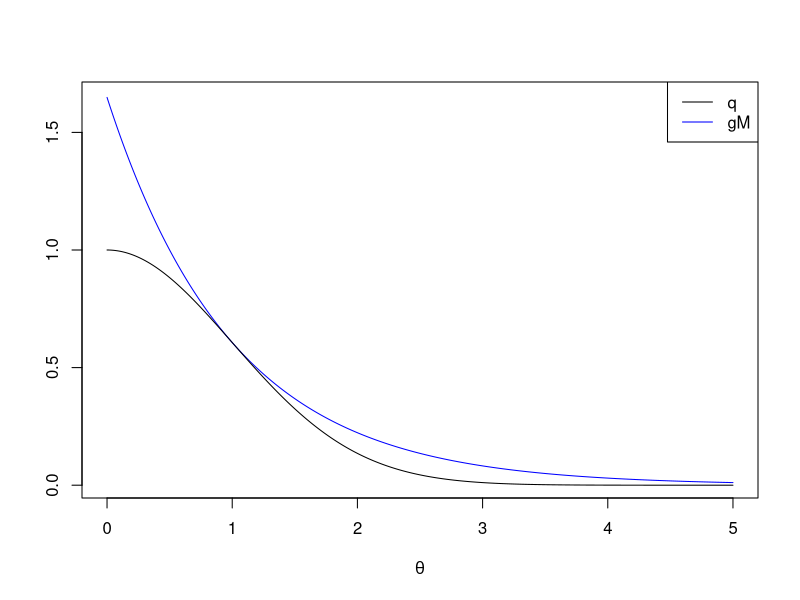
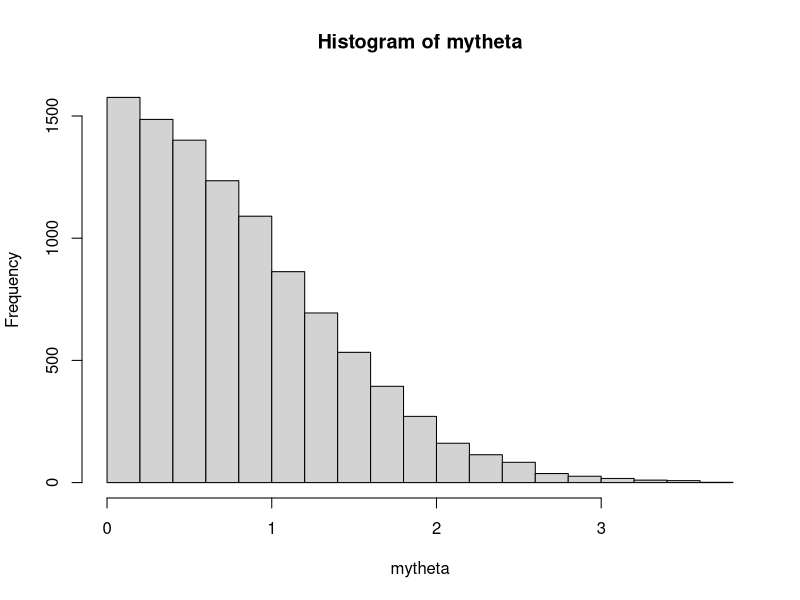
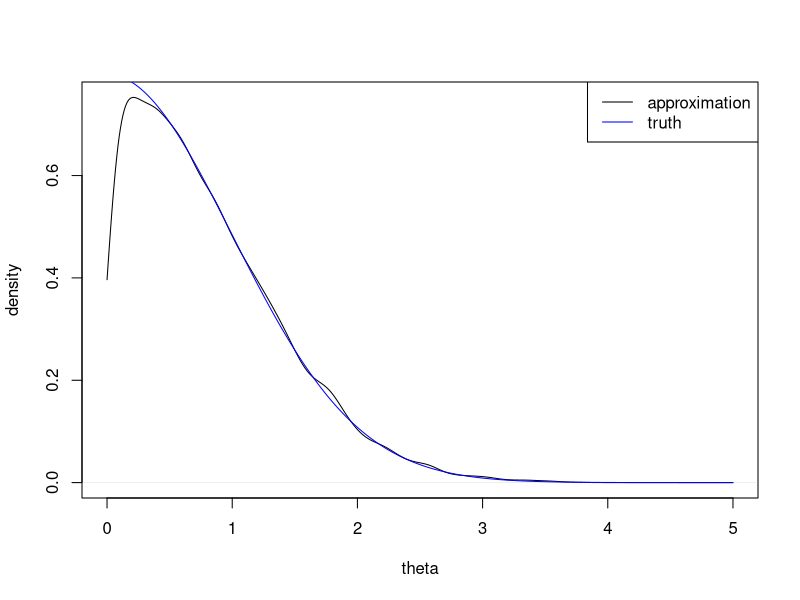
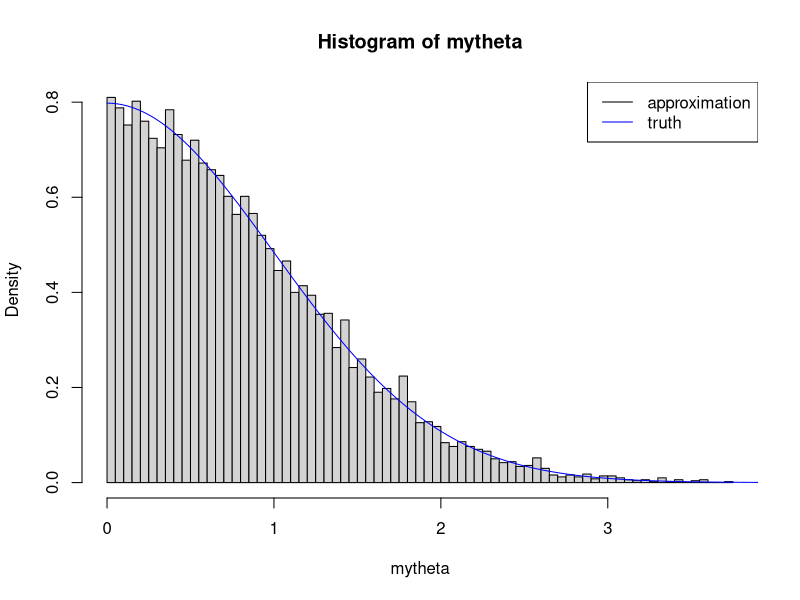
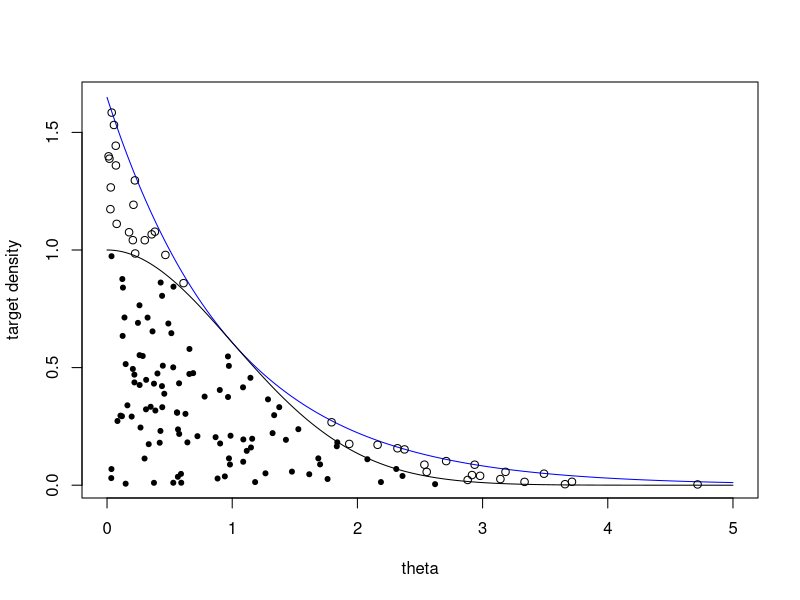

Here is the R script that generated these plots, in order:
### Sampling from a folded normal N(0, 1).
### If y ~ N(0, 1), then |y| is a folded normal

### q(theta | y) = exp(-theta^2/2)
### this looks like a standard normal pdf, BUT it only has
### non-negative support

# We can envelope this using a standard exponential model
# with the correct multiplier

# The optimal solution is find a single intersecting
# point between the folded
# normal and our envelope (at the inflection point of the
# folded normal), which is at theta = 1.

# Setting g(theta)M = q(theta) and solving for M when
# theta = 1 results in the solution M = exp(1/2)

qtarget = function(theta) {
	exp(-theta^2/2)
}

gM = function(theta) {
	dexp(theta)*exp(1/2)
}

# plot q and gM as a function of theta
theta = seq(0, 5, len = 1000)
plot(theta, gM(theta), type = "l", col = "blue", xlab = expression(theta), ylab = "")
lines(theta, qtarget(theta))
legend("topright", legend = c("q", "gM"), lty = 1, col = c("black", "blue"))

B = 10000
mytheta = numeric(B)
i = 0
while (i < B) {
	x = rexp(1)
	if (runif(1) <= qtarget(x)/gM(x)) {
		i = i + 1
		mytheta[i] = x
	}
}

#The actual density is
dens = function(theta) {
	sqrt(2/pi)*exp(-theta^2/2)
}

#construct histogram of simulated values
hist(mytheta)

#plot approximate density
dmytheta = density(mytheta, from = 0, to = 5, cut = 0)
plot(dmytheta, xlab = "theta", ylab = "density", main = "")
lines(theta, dens(theta), col = "blue")
legend("topright", legend = c("approximation", "truth"),
	lwd = c(1, 1), col = c("black", "blue"))

#This doesn't look right because of boundary bias!
#Essentially, the density estimator doesn't know what to do around zero.
hist(mytheta, freq = FALSE, breaks = 100)
lines(theta, dens(theta), col = "blue")
legend("topright", legend = c("approximation", "truth"),
	lwd = c(1, 1), col = c("black", "blue"))


# Visually see that we are only accepting the values below the target density.
plot(theta, gM(theta), type = "l", col = "blue", ylab = "target density")
lines(theta, qtarget(theta))

# plot accepted/rejected points with different symbols
B = 100
mytheta = numeric(B)
i = 0
while (i < B) {
	x = rexp(1)
	u = runif(1, 0, gM(x))
	if (u <= qtarget(x)) 	{
		i = i + 1
		mytheta[i] = x
		points(x, u, pch = 20)
	} else 	{
		points(x, u)
	}
}
